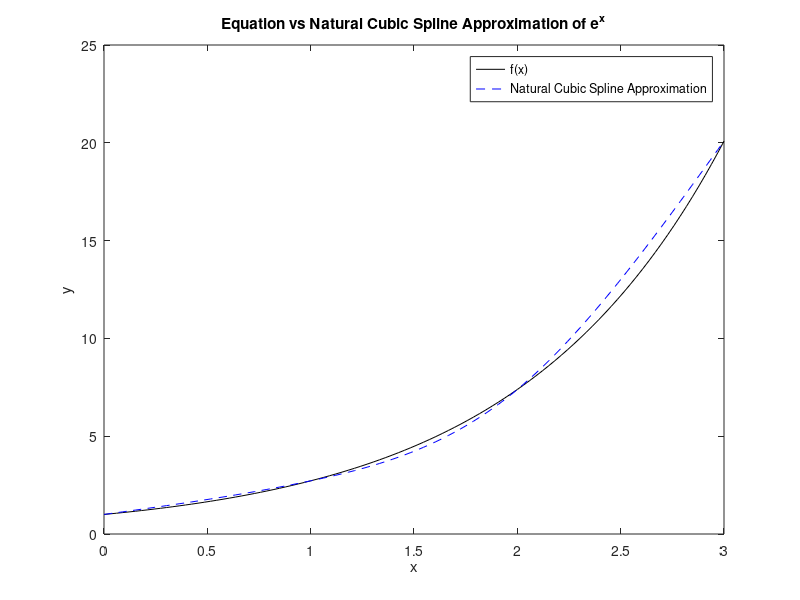
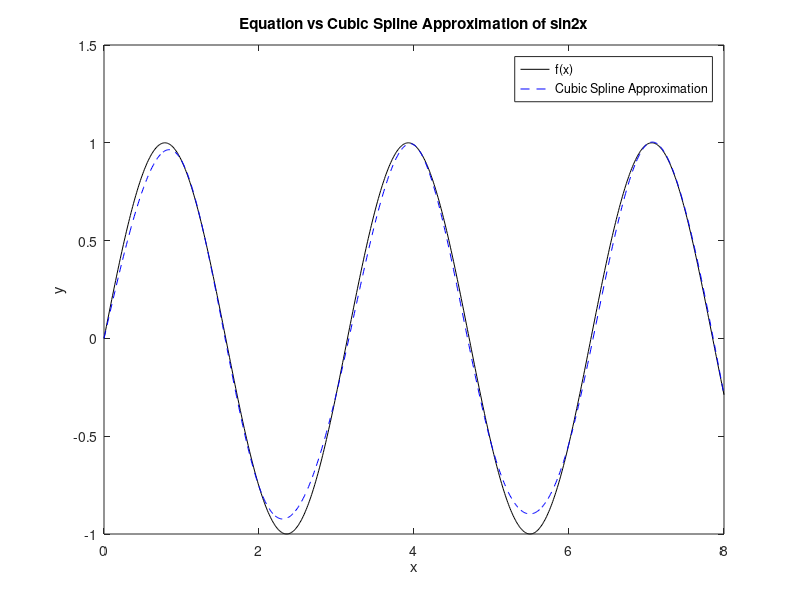
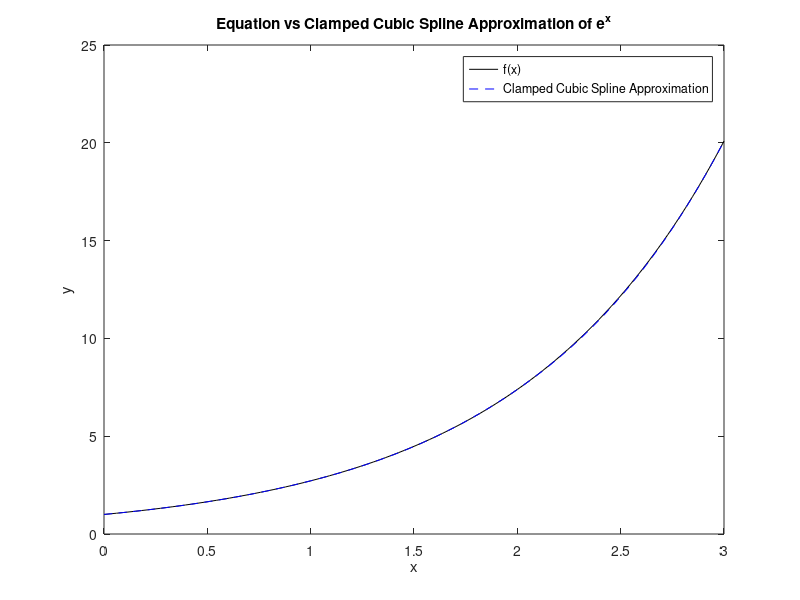

The MATLAB script that drew these images, in order:
%% Part 1
% Form a natural cubic spline of e^x

fprintf("Part 1: Form a natural cubic spline of e^x\n");

% Input points here
x = [0; 1; 2; 3];
% Input equation here
a = exp(x);

h = x(2:end) - x(1:end-1);

matrixAplus1 = diag([0; h(2:end)], 1); % Finds diagonal+1 of A
matrixAmiddle = diag([1; (2*(h(1:end-1) + h(2:end))); 1], 0); % Finds diagonal of A
matrixAminus1 = diag([h(1:end-1); 0], -1); % Finds diagonal-1 of A
matrixA = matrixAplus1 + matrixAmiddle + matrixAminus1;

matrixB = [0; (3./h(2:end)).*(a(3:end)-a(2:end-1))-(3./h(1:end-1)).*(a(2:end-1)-a(1:end-2)); 0];

c = linsolve(matrixA, matrixB);

b = (a(2:end)-a(1:end-1))./h(1:end) - (c(2:end)+2.*c(1:end-1)).*(h(1:end)./3);

d = (c(2:end)-c(1:end-1))./(3.*h(1:end));

% z is the value to estimate, y is which piecewise equation to use
S = @(z, y) a(y) + (b(y) * (z-x(y))) + (c(y) * (z-x(y))^2) + (d(y) * (z-x(y))^3);

w = linspace(x(1), x(end), 100);
Sw = zeros(size(w, 2), 1);
i = 1;
Sw(1) = S(w(1), 1);
for j = 2:size(w, 2)
    Sw(j) = S(w(j), i);
    % w must contain all the nodes (x)
    if w(j) == x(i+1)
        i = i + 1;
    end
end
figure;
plot(w, exp(w), '-k');
hold on;
plot(w, Sw, '--b');
hold off;
xlabel('x');
ylabel('y');
title('Equation vs Natural Cubic Spline Approximation of e^x');
legend('f(x)', 'Natural Cubic Spline Approximation');

%% Part 2
% Form a natural cubic spline of sin2x

fprintf("Part 2: Form a natural cubic spline of sin2x\n");

% Input points here
n = randi([3 10], 1, 1);
x = 0:n;
fprintf("N = %.f\n", n);
x = x';
% Input equation here
a = sin(2*x);

h = x(2:end) - x(1:end-1);

matrixAplus1 = diag([0; h(2:end)], 1); % Finds diagonal+1 of A
matrixAmiddle = diag([1; (2*(h(1:end-1) + h(2:end))); 1], 0); % Finds diagonal of A
matrixAminus1 = diag([h(1:end-1); 0], -1); % Finds diagonal-1 of A
matrixA = matrixAplus1 + matrixAmiddle + matrixAminus1;

matrixB = [0; (3./h(2:end)).*(a(3:end)-a(2:end-1))-(3./h(1:end-1)).*(a(2:end-1)-a(1:end-2)); 0];

c = linsolve(matrixA, matrixB);

b = (a(2:end)-a(1:end-1))./h(1:end) - (c(2:end)+2.*c(1:end-1)).*(h(1:end)./3);

d = (c(2:end)-c(1:end-1))./(3.*h(1:end));

% z is the value to estimate, y is which piecewise equation to use
S = @(z, y) a(y) + (b(y) * (z-x(y))) + (c(y) * (z-x(y))^2) + (d(y) * (z-x(y))^3);

% need to multiply by n then add 1 to ensure that the nodes are points in w
w = linspace(x(1), x(end), 1 + (n*100));
Sw = zeros(size(w, 2), 1);
i = 1;
Sw(1) = S(w(1), 1);
for j = 2:size(w, 2)
    Sw(j) = S(w(j), i);
    % w must contain all the nodes (x)
    if w(j) == x(i+1)
        i = i + 1;
    end
end
figure;
plot(w, sin(2*w), '-k');
hold on;
plot(w, Sw, '--b');
hold off;
xlabel('x');
ylabel('y');
title('Equation vs Cubic Spline Approximation of sin2x');
legend('f(x)', 'Cubic Spline Approximation');

%% Part 3
% Predict Kentuckey Derby times and speeds

fprintf("Part 3: Predict Kentuckey Derby times and speeds\n");

% Input points here
x = [0; 1/4; 1/2; 1; 5/4];
% Input equation here
a = [0; 23.04; 47.37; 97.45; 123.66];

h = x(2:end) - x(1:end-1);

matrixAplus1 = diag([0; h(2:end)], 1); % Finds diagonal+1 of A
matrixAmiddle = diag([1; (2*(h(1:end-1) + h(2:end))); 1], 0); % Finds diagonal of A
matrixAminus1 = diag([h(1:end-1); 0], -1); % Finds diagonal-1 of A
matrixA = matrixAplus1 + matrixAmiddle + matrixAminus1;

matrixB = [0; (3./h(2:end)).*(a(3:end)-a(2:end-1))-(3./h(1:end-1)).*(a(2:end-1)-a(1:end-2)); 0];

c = linsolve(matrixA, matrixB);

b = (a(2:end)-a(1:end-1))./h(1:end) - (c(2:end)+2.*c(1:end-1)).*(h(1:end)./3);

d = (c(2:end)-c(1:end-1))./(3.*h(1:end));

answerMatrix = [a(1:end-1), b, c(1:end-1), d];
% z is the value to estimate, y is which piecewise equation to use
S = @(z, y) a(y) + (b(y) * (z-x(y))) + (c(y) * (z-x(y))^2) + (d(y) * (z-x(y))^3);

w = linspace(x(1), x(end), 100);
Sw = zeros(size(w, 2), 1);
i = 1;
Sw(1) = S(w(1), 1);
for j = 2:size(w, 2)
    Sw(j) = S(w(j), i);
    % w must contain all the nodes (x)
    if w(j) == x(i+1)
        i = i + 1;
    end
end

fprintf("Predicted 3/4 mile time: %.2f\n", S(3/4, 3));
fprintf("Relative Error: %.8f\n", abs((71.8-S(3/4, 3))/71.8));
% At the start x = 0 so the derived equation will be equal to b
% b is seconds per mile so 1/b will be miles per second
fprintf("Predicted Start Speed: %.4f miles per second\n", 1/b(1));
% derivative done by hand for this equation
endspeed = b(4)*(5/4) + 2*c(4)*(5/4) - 2*c(4) + 3*d(4)*(5/4)^2 - 6*d(4)*(5/4) + 3*d(4);
fprintf("Predicted End Speed: %.4f miles per second\n", 1/endspeed);

%% Part 4
% Form a clamped cubic spline of e^x

fprintf("Part 1: Form a clamped cubic spline of e^x\n");

% Input points here
x = [0; 1; 2; 3];
% Input equation here
a = exp(x);

h = x(2:end) - x(1:end-1);

matrixAplus1 = diag(h(1:end), 1); % Finds diagonal+1 of A
matrixAmiddle = diag([2*h(1); (2*(h(1:end-1) + h(2:end))); 2*h(end)], 0); % Finds diagonal of A
matrixAminus1 = diag(h(1:end), -1); % Finds diagonal-1 of A
matrixA = matrixAplus1 + matrixAmiddle + matrixAminus1;

matrixB = [(3/h(1)*(a(2)-a(1))) - 3*(exp(x(1))); (3./h(2:end)).*(a(3:end)-a(2:end-1))-(3./h(1:end-1)).*(a(2:end-1)-a(1:end-2)); 3*(exp(x(end))) - (3/h(end)*(a(end)-a(end-1)))];

c = linsolve(matrixA, matrixB);

b = (a(2:end)-a(1:end-1))./h(1:end) - (c(2:end)+2.*c(1:end-1)).*(h(1:end)./3);

d = (c(2:end)-c(1:end-1))./(3.*h(1:end));

% z is the value to estimate, y is which piecewise equation to use
S = @(z, y) a(y) + (b(y) * (z-x(y))) + (c(y) * (z-x(y))^2) + (d(y) * (z-x(y))^3);

w = linspace(x(1), x(end), 100);
Sw = zeros(size(w, 2), 1);
i = 1;
Sw(1) = S(w(1), 1);
for j = 2:size(w, 2)
    Sw(j) = S(w(j), i);
    % w must contain all the nodes (x)
    if w(j) == x(i+1)
        i = i + 1;
    end
end
figure;
plot(w, exp(w), '-k');
hold on;
plot(w, Sw, '--b');
hold off;
xlabel('x');
ylabel('y');
title('Equation vs Clamped Cubic Spline Approximation of e^x');
legend('f(x)', 'Clamped Cubic Spline Approximation');